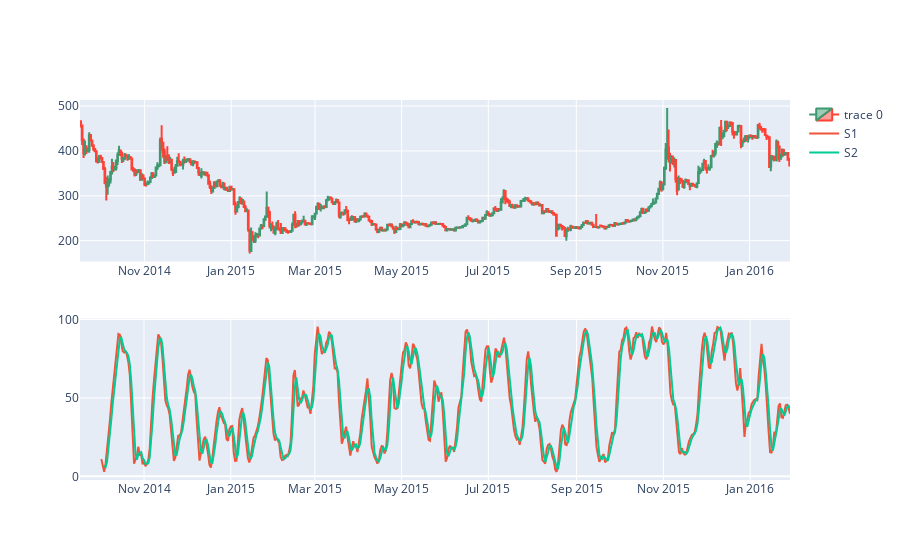

The code cell stored with this chart in its notebook:
### Code cell
from plotly.subplots import make_subplots

# Create a subplot, and position is 1 row x 2 columns
fig = make_subplots(rows=2, cols=1)

# In the first row, plot the candlestick chart
fig.add_trace(go.Candlestick(x=df.index,
                open=df['Open'],
                high=df['High'],
                low=df['Low'],
                close=df['Close']), row=1, col=1)

# In the second row, plot the ADX
fig.add_trace(go.Scatter(x=df.index, y=df['STOCHk_14_3_3'], name='S1'), row=2, col=1)
fig.add_trace(go.Scatter(x=df.index, y=df['STOCHd_14_3_3'], name='S2'), row=2, col=1)
fig.update_layout(
    xaxis=dict(rangeslider=dict(visible=False)),
    xaxis2=dict(rangeslider=dict(visible=False))
)

fig.show()

### Figure 1 — Plotly figure (JSON) as saved in the notebook; plotly's stock layout.template omitted (floating-point values rounded to 4 significant figures; data arrays with more than 128 entries replaced by an {"elided": "..."} marker saying what was removed)
{"data": [{"close": {"elided": "500 float values"}, "high": {"elided": "500 float values"}, "low": {"elided": "500 float values"}, "open": {"elided": "500 float values"}, "type": "candlestick", "x": {"elided": "500 str values"}, "xaxis": "x", "yaxis": "y"}, {"name": "S1", "type": "scatter", "x": {"elided": "500 str values"}, "xaxis": "x2", "y": {"elided": "500 float values"}, "yaxis": "y2"}, {"name": "S2", "type": "scatter", "x": {"elided": "500 str values"}, "xaxis": "x2", "y": {"elided": "500 float values"}, "yaxis": "y2"}], "layout": {"xaxis": {"anchor": "y", "domain": [0, 1], "rangeslider": {"visible": false}}, "xaxis2": {"anchor": "y2", "domain": [0, 1], "rangeslider": {"visible": false}}, "yaxis": {"anchor": "x", "domain": [0.575, 1]}, "yaxis2": {"anchor": "x2", "domain": [0, 0.425]}}}
